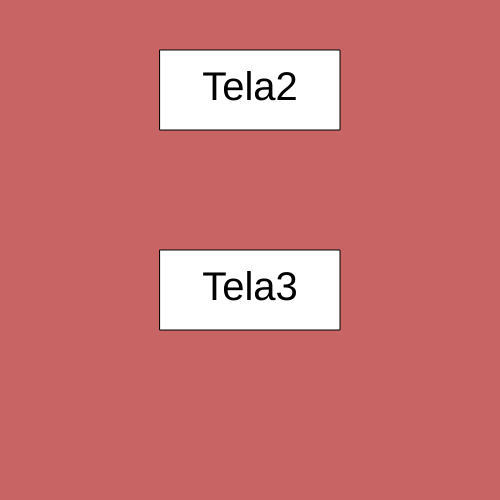
Frame 1 (no input)
Frame 60 (no input): identical to frame 1, image omitted
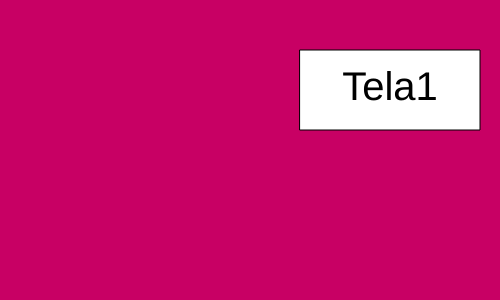
Frame 120 (the mouse pressed at the canvas centre since frame 60)

The p5.js sketch that drew these frames (run headless with seeded random() and noise() and a simulated clock; from frame 60 on, the mouse is pressed at the canvas centre):

// p5.js sketch
// ── sketch.js
var tela=1;

function setup() {
  createCanvas(500, 500);
}

function draw() {
 
  if (tela == 1) tela1();
  if (tela == 2) tela2();
  if (tela == 3) tela3();
  
}
// ── tela1.js
function tela1() {
  resizeCanvas(500, 500);
  background(200,100,100);
  
  fill(255);
  rect(160,50,180,80);
  rect(160,250,180,80);
  
  fill(0);
  textSize(40);
  textAlign(CENTER);
  text("Tela2",250,100);
  
  text("Tela3",250,300);
  
    if(mouseIsPressed && mouseX>=160 && mouseX<=340 && mouseY>=50 && mouseY<=130){
    tela=2;
  }
  
  if(mouseIsPressed && mouseX>=160 && mouseX<=340 && mouseY>=250 && mouseY<=330){
    tela=3;
  }
}
// ── tela2.js
function tela2() {
  resizeCanvas(600, 500);
  background(0,100,100);
  
  fill(255);
  rect(300,50,180,80);
  
  fill(0);
  textSize(40);
  textAlign(CENTER);
  text("Tela1",390,100);
  
  if(mouseIsPressed && mouseX>=300 && mouseX<=480 && mouseY>=50 && mouseY<=130){
    tela=1;
  }
}
// ── tela3.js
function tela3() {
  resizeCanvas(500, 300);
  background(200,0,100);
  
  fill(255);
  rect(300,50,180,80);
  
  fill(0);
  textSize(40);
  textAlign(CENTER);
  text("Tela1",390,100);
  
  if(mouseIsPressed && mouseX>=300 && mouseX<=480 && mouseY>=50 && mouseY<=130){
    tela=1;
  }
}
